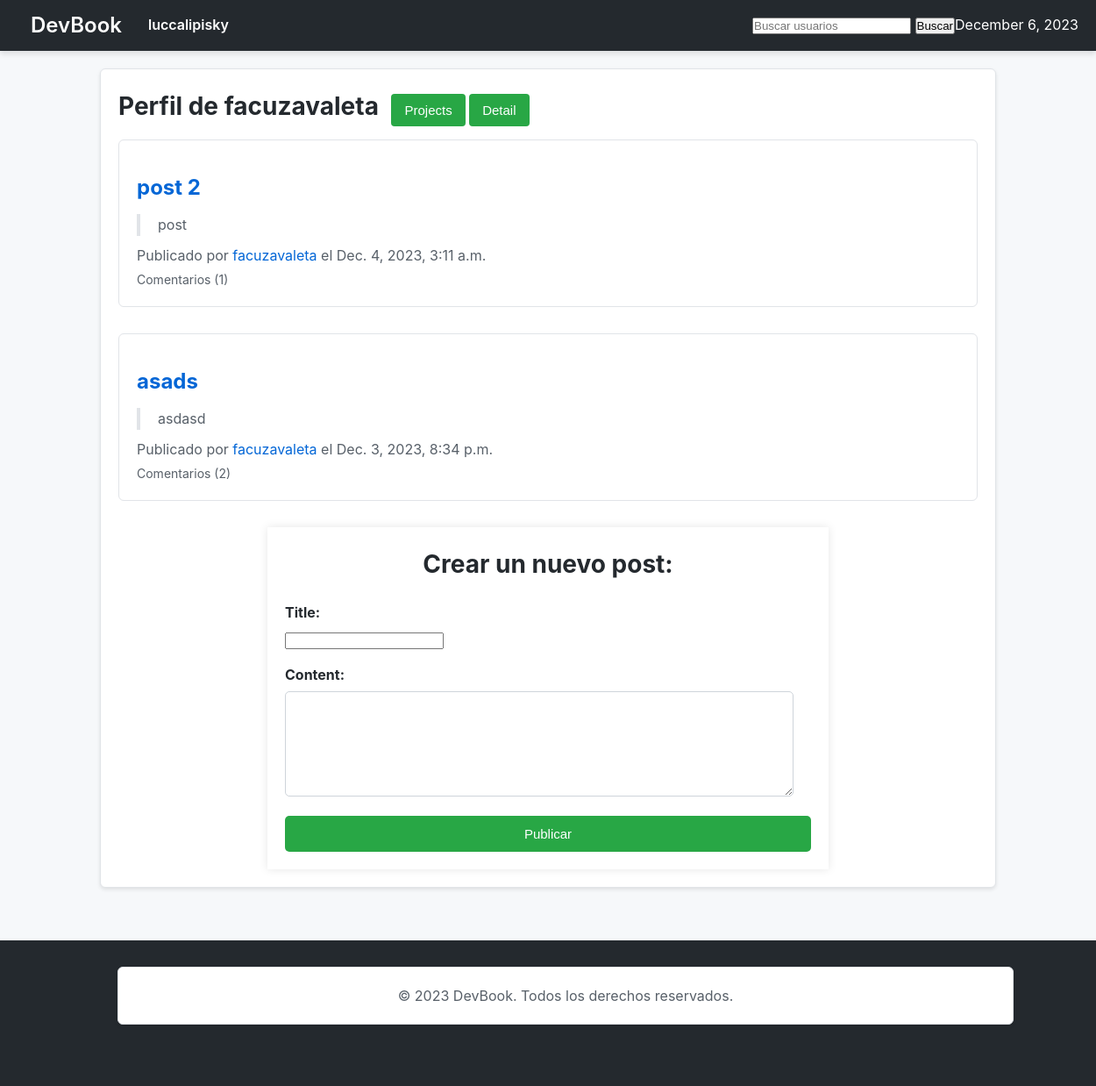
Before: /facuzavaleta/ (signed in) with the older database file.
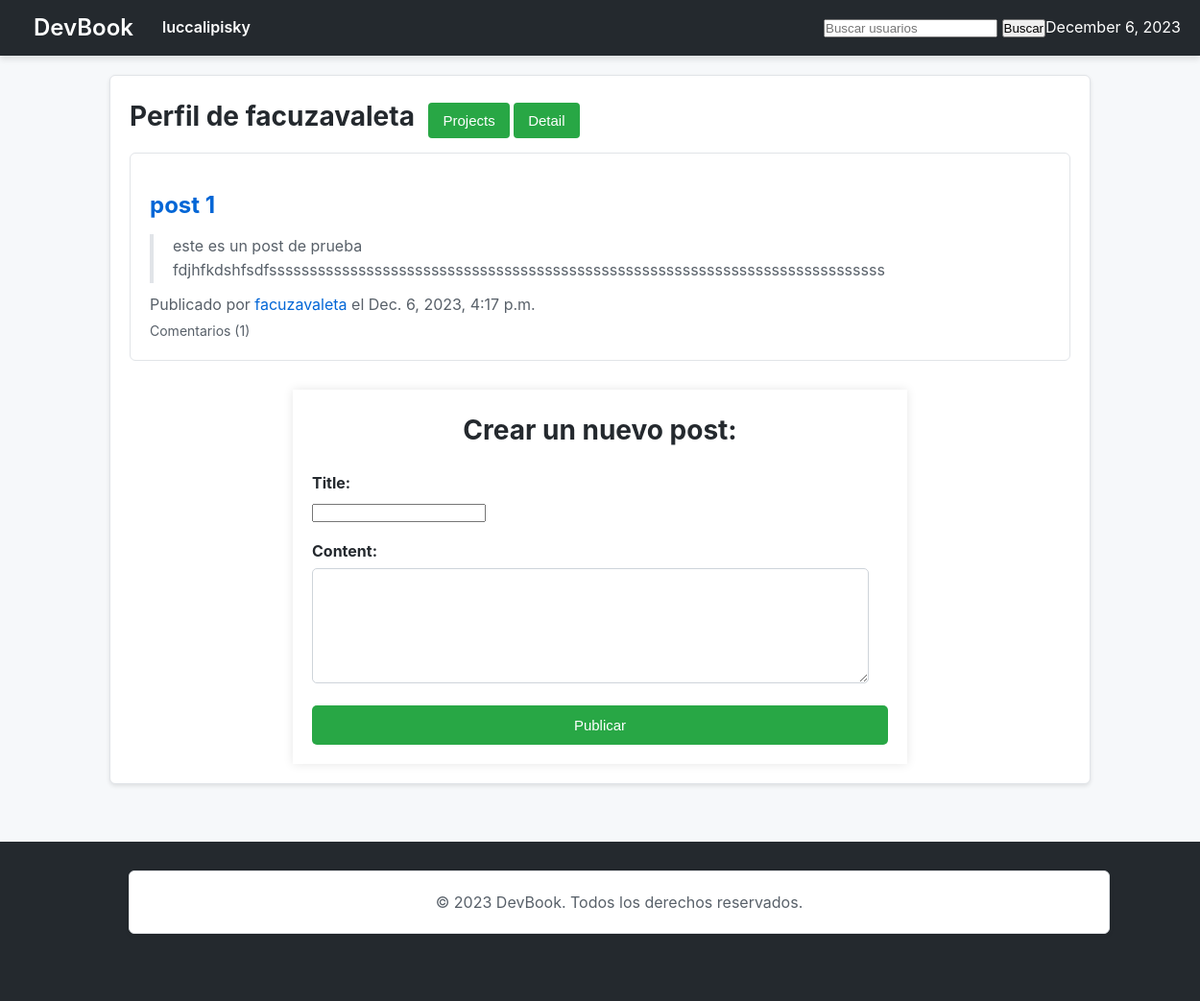
After: the same page with the newer database file.
### users/models.py (models this page shows, shortened)
class CustomUser(AbstractUser):
    email = models.EmailField(unique=True)
    bio = models.TextField(max_length=500, blank=True)
    image = models.ImageField(upload_to='profile_images/', null=True, blank=True)

### posts/models.py (models this page shows, shortened)
class Post(models.Model):
    title = models.CharField(max_length=255)
    content = models.TextField()
    profile_owner = models.ForeignKey(CustomUser, related_name='profile_owner', on_delete=models.CASCADE)
    posted_by = models.ForeignKey(CustomUser, related_name='posted_by', on_delete=models.CASCADE)
    created_at = models.DateTimeField(auto_now_add=True)

### users/views.py (the view, shortened to what this page needs)
# urls.py: path('<str:username>/', home_view, name='home'),
@login_required
def home_view(request, username):
    user_profile = get_object_or_404(CustomUser, username=username)
    user_posts = Post.objects.filter(profile_owner=user_profile).order_by('-created_at')
    post_form = PostForm()
    return render(request, 'users/home.html', {'username': username, 'user_posts': user_posts, 'post_form': post_form, 'user_profile': user_profile})

### posts/forms.py
class PostForm(forms.ModelForm):
    class Meta:
        model = Post
        fields = ['title', 'content']

### devbook/context_processors.py (called while the page is built)
def current_datetime(request):
    return {'current_datetime': datetime.now()}

### users/templates/users/home.html (shortened to what this page needs)
{% extends 'base.html' %}
{% load static %}
{% block page_content %}
<section>
    <div class="profile_welcome">
    <h2>Perfil de {{ username }}</h2>
    <a href="{% url 'projects_index' username=username %}"><button class="projects-btn">Projects</button></a>
    <a href="{% url 'user_detail' username=username %}"><button class="projects-btn">Detail</button></a>
    </div>
</section>
<section id="post-list">
    {% for post in user_posts %}
        <article class="post">
            <h3><a href="{% url 'post_detail' username=post.profile_owner.username post_id=post.id %}">{{ post.title }}</a></h3>
            <blockquote>{{ post.content }}</blockquote>
            <p class="post-meta">
                Publicado por <a href="{% url 'home' username=post.posted_by.username %}">{{ post.posted_by.username }}</a> el {{ post.created_at }}
            </p>
            <p class="comment-count">Comentarios ({{ post.comment_set.count }})</p>
        </article>
    {% endfor %}
</section>
<section id="new-post-form">
    <h2>Crear un nuevo post:</h2>
    <form method="post" action="" class="post-form">
        <div class="form-group">
            <label for="id_title">Title:</label>
            {{ post_form.title }}
        </div>
        <div class="form-group">
            <label for="id_content">Content:</label>
            {{ post_form.content }}
        </div>
        <button type="submit" class="post-btn">Publicar</button>
    </form>
</section>
{% endblock %}

### devbook/templates/base.html (shortened to what this page needs)
<!DOCTYPE html>
<html lang="en">
<head>
    {% load static %}
    <link rel="stylesheet" href="{% static 'css/styles.css' %}">
</head>
<body>
    <nav>
        <div>
            <h1><a href="{% url 'landing' %}">DevBook</a></h1>
            {% if user.is_authenticated %}
                <a href="{% url 'home' username=request.user.username %}">{{ request.user.username }}</a>
            {% endif %}
            <form method="get" action="{% url 'user_search' %}">
                <input type="text" name="q" placeholder="Buscar usuarios">
                <button type="submit">Buscar</button>
            </form>
            <p>{{ current_datetime|date:"F j, Y" }}</p>
        </div>
    </nav>
    <div class="container">
        {% block page_content %}
        {% endblock %}
    </div>
    <footer>
        <div class="container">
            <p>&copy; 2023 DevBook. Todos los derechos reservados.</p>
        </div>
    </footer>
</body>
</html>

### static/css/styles.css (style rules this page uses)
body, h1, h2, h3, p, a, button, form, input { margin: 0; padding: 0; box-sizing: border-box; text-decoration: none; }
body { font-family: -apple-system, BlinkMacSystemFont, 'Segoe UI', Roboto, 'Helvetica Neue', Arial, sans-serif; background-color: #f6f8fa; color: #24292e; line-height: 1.6; }
nav { background-color: #24292e; color: #ffffff; padding: 10px 20px; box-shadow: 0 4px 6px rgba(0, 0, 0, 0.1); }
nav div { display: flex; justify-content: space-between; align-items: center; }
nav div a { color: #ffffff; text-decoration: none; margin: 0 15px; font-weight: 600; }
nav div form { margin-left: auto; }
.container { max-width: 980px; margin: 20px auto; background-color: #ffffff; padding: 20px; border: 1px solid #e1e4e8; border-radius: 6px; box-shadow: 0 2px 4px rgba(0, 0, 0, 0.1); }
.container h2 { font-size: 28px; margin-bottom: 15px; color: #24292e; }
.container h3 { font-size: 24px; color: #0366d6; margin-top: 15px; margin-bottom: 10px; }
.container blockquote { margin: 10px 0; padding: 0 0 0 20px; border-left: 4px solid #e1e4e8; color: #586069; }
.container p { color: #586069; line-height: 1.5; }
.container a { color: #0366d6; text-decoration: none; }
.container button { background-color: #28a745; color: #ffffff; padding: 10px 15px; border: none; border-radius: 4px; cursor: pointer; font-size: 15px; transition: background-color 0.3s ease; }
.container form { margin-top: 20px; }
.container button[type="submit"] { transition: background-color 0.3s ease; }
.profile_welcome h2 { display: inline-block; margin-right: 10px; }
.profile_welcome .projects-btn { background-color: #28a745; color: #ffffff; border: none; cursor: pointer; }
#post-list .post { margin-bottom: 30px; padding: 20px; border: 1px solid #e1e4e8; border-radius: 6px; background-color: #ffffff; }
#post-list .post h3 { font-size: 24px; margin-bottom: 10px; color: #0366d6; }
#post-list .comment-count { margin-top: 5px; font-size: 14px; }
#new-post-form { max-width: 600px; margin: auto; padding: 20px; box-shadow: 0 0 10px rgba(0, 0, 0, 0.1); }
#new-post-form h2 { text-align: center; margin-bottom: 20px; }
#new-post-form .post-form { display: flex; flex-direction: column; }
#new-post-form .form-group { margin-bottom: 15px; }
#new-post-form .form-group label { display: block; margin-bottom: 5px; font-weight: bold; }
#new-post-form .post-form textarea { height: 120px; padding: 10px; border: 1px solid #ced4da; border-radius: 5px; width: calc(100% - 20px); box-sizing: border-box; background-color: #fff; transition: border-color 0.3s ease; }
#new-post-form .post-btn { background-color: #28a745; color: #ffffff; padding: 12px 18px; border: none; border-radius: 5px; cursor: pointer; transition: background-color 0.3s ease; }
footer { background-color: #24292e; color: #ffffff; padding: 10px 20px; text-align: center; bottom: 0; width: 100%; box-shadow: 0 2px 4px rgba(0, 0, 0, 0.1); }
footer p { margin: 0; }
.container { margin-bottom: 60px; }

Changed rows visible on the page:
removed Post: title "post 2", content "post", posted_by.username "facuzavaleta", created_at "Dec. 4, 2023, 3:11 a.m.", comment_set.count "1"
removed Post: title "asads", content "asdasd", posted_by.username "facuzavaleta", created_at "Dec. 3, 2023, 8:34 p.m.", comment_set.count "2"
added Post: title "post 1", content "este es un post de prueba fdjhfkdshfsdfssssssssssssssssssssssssssssssssssssssssssssssssssssssssssssssssssssssssssss", posted_by.username "facuzavaleta", created_at "Dec. 6, 2023, 4:17 p.m.", comment_set.count "1"
